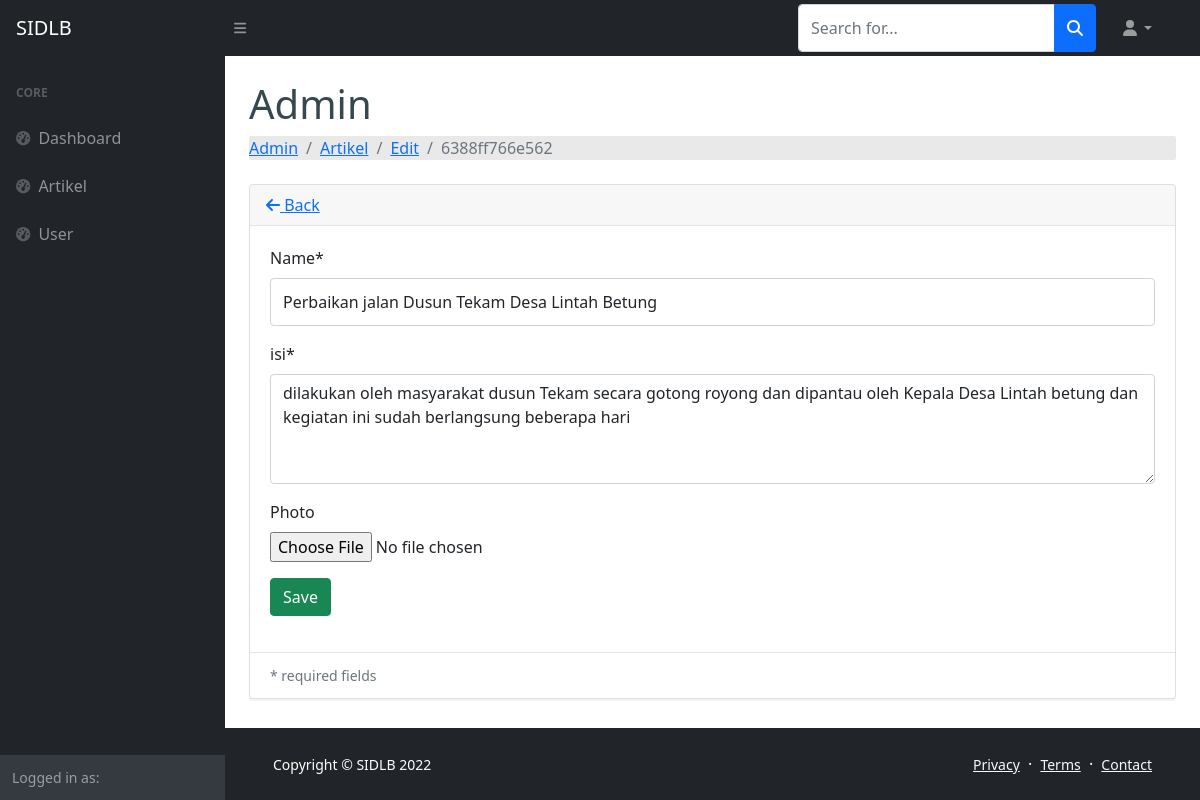
Screenshot of /admin/artikel/edit/6388ff766e562 with the database file from the repository.
### tables this page shows
CREATE TABLE `artikel` (
  `id` varchar(64) NOT NULL,
  `nama` varchar(255) NOT NULL,
  `isi` varchar(255) NOT NULL,
  `poto` varchar(255) NOT NULL
);

### application/controllers/admin/Artikel.php (called while the page is built, shortened)
<?php
class Artikel extends CI_Controller
{
    public function __construct()
    {
        $this->load->model("artikel_model");
        $this->load->library('form_validation');
    }
    public function edit($id = null)
    {
        $artikel = $this->artikel_model;
        $data["artikel"] = $artikel->getById($id);
        $this->load->view("admin/artikel/edit_form", $data);
    }
}

### index.php (called while the page is built, shortened)
<?php
require_once BASEPATH.'core/CodeIgniter.php';

### application/models/Artikel_model.php (called while the page is built, shortened)
<?php defined('BASEPATH') OR exit('No direct script access allowed');
class Artikel_model extends CI_Model
{
    private $_table = "artikel";
    public function getById($id)
    {
        return $this->db->get_where($this->_table, ["id" => $id])->row();
    }
}

### application/views/admin/artikel/edit_form.php (the view, shortened to what this page needs)
    <body class="sb-nav-fixed">
        <div id="layoutSidenav">
            <div id="layoutSidenav_content">
                <main>
                    <div class="container-fluid px-4">
				<div class="card mb-3">
					<div class="card-header">
						<a href="<?php echo site_url('admin/artikel/') ?>"><i class="fas fa-arrow-left"></i>
							Back</a>
					</div>
					<div class="card-body">
						<form action="" method="post" enctype="multipart/form-data">
							<div class="form-group">
								<label for="nama">Name*</label>
								<input class="form-control <?php echo form_error('nama') ? 'is-invalid':'' ?>"
								 type="text" name="nama" placeholder="Nama Artikel" value="<?php echo $artikel->nama ?>" />
							</div>
							<div class="form-group">
								<label for="isi">isi*</label>
								<textarea  rows="4" cols="50" class="form-control <?php echo form_error('isi') ? 'is-invalid':'' ?>"
								 name="isi" placeholder="isi"><?php echo $artikel->isi ?></textarea>
							</div>
							<div class="form-group">
								<label for="name">Photo</label>
								<input class="form-control-file <?php echo form_error('poto') ? 'is-invalid':'' ?>"
								 type="file" name="image" />
							</div>
							<input class="btn btn-success" type="submit" name="btn" value="Save" />
						</form>
					</div>
					<div class="card-footer small text-muted">
						* required fields
					</div>
				</div>
                    </div>
                </main>
            </div>
        </div>
    </body>
</html>

### rows the page displays
artikel: nama "Perbaikan jalan Dusun Tekam Desa Lintah Betung", isi "dilakukan oleh masyarakat dusun Tekam secara gotong royong dan dipantau oleh Kepala Desa Lintah betung dan kegiatan ini sudah berlangsung beberapa hari"

### other values shown
SITE_NAME "SIDLB"
$this->uri->segment(1) "Admin"
$segment "Admin"
$segment "Artikel"
$segment "Edit"
$segment "6388ff766e562"
Date('Y') "2022"
